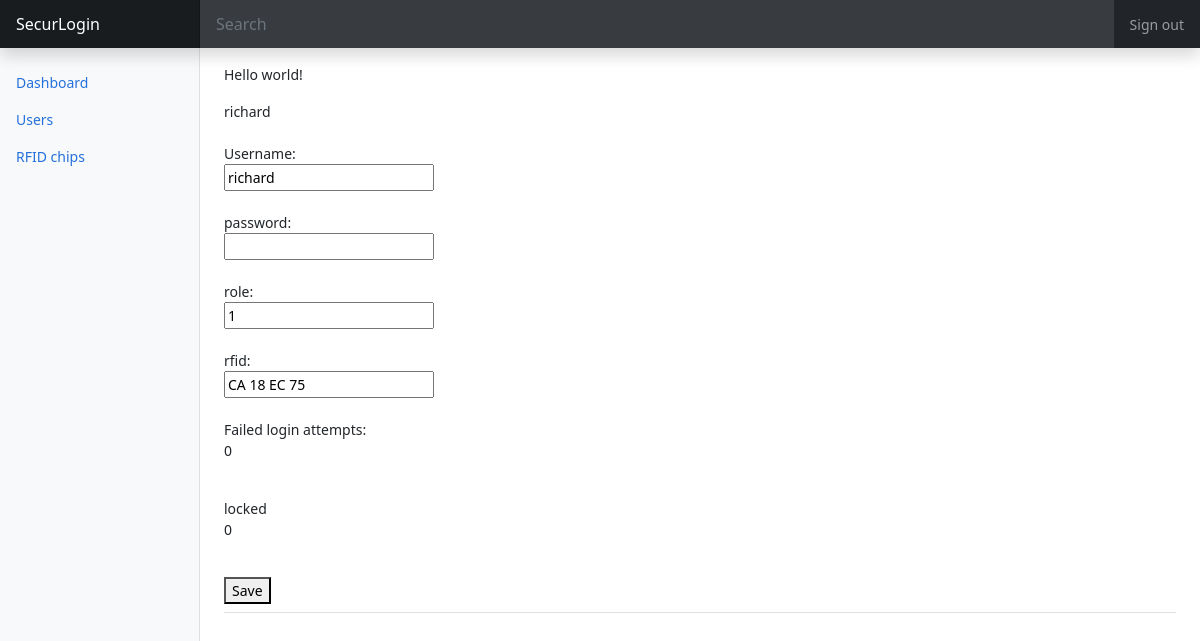
Page /user_edit/2 (signed in) on the earlier database version.
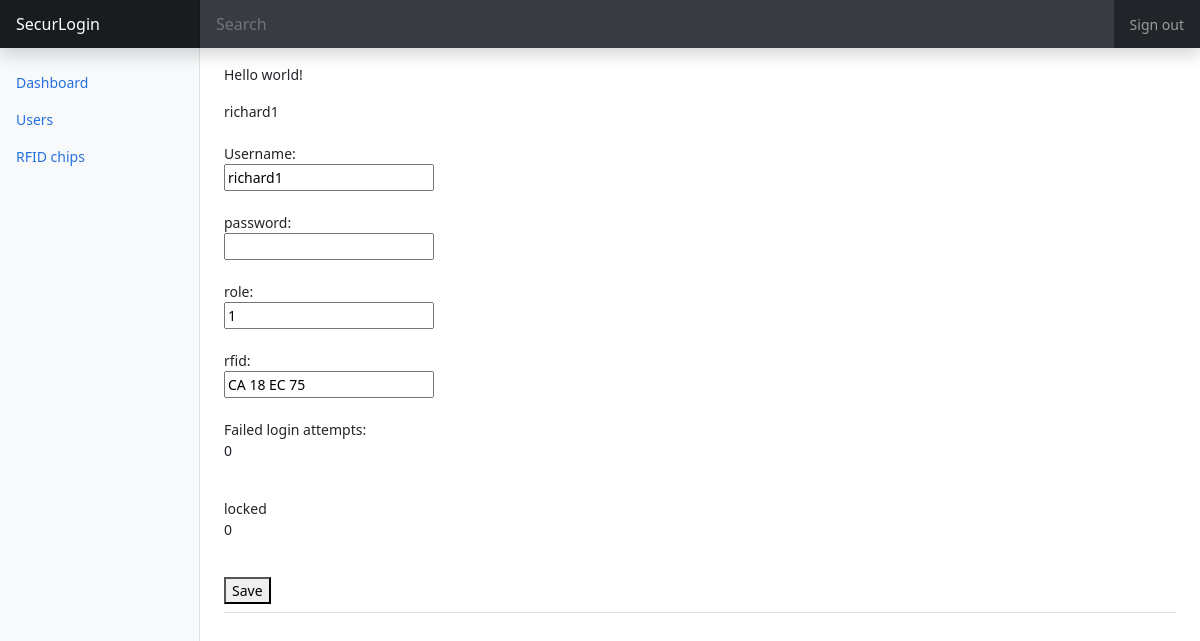
Same page on the later database version.
### tables this page shows
CREATE TABLE 'users' (
  'user_id' INTEGER PRIMARY KEY,
  'role' VARCHAR(50) NULL,
  'user_name' VARCHAR(50) NULL,
  'salt' VARCHAR(255) NULL,
  'password' VARCHAR(255) NULL,
  'RFID' VARCHAR(15) NULL,
  'Failed_Login_Attempts' INT NULL,
  'locked' BOOL NULL
  );

### app.py (the view, shortened to what this page needs)
@app.route('/user_edit/<id>', methods=['GET', 'POST'])
def user_edit(id):
    role = session.get('LoggedIn',0)
    if(role == 2):
        conn = sqlite3.connect('test.db')
        conn = sqlite3.connect('test.db')
        cursor = conn.execute('''SELECT * FROM `users` WHERE user_id = '%s' ''' % id)
        user = cursor.fetchone()
        msg = None
        return render_template('user_edit.html', title='user edit Dashboard', user = user, msg=msg)
    elif(role == 1):
        return redirect('user')
    else:
        return redirect('/')

### templates/user_edit.html (shortened to what this page needs)
{% extends 'adminbase.html' %}
{% block content %}
<form action="/{{ 'user_edit/' + user[0]|string }}" method="post">
	<p>Hello world!</p>{{ user[2] }}<br><br>
	<label>Username: </label><br>
	<input type="text" name="username" value="{{ user[2] }}"><br><br>
	<label>password:</label><br>
	<input type="password" name="password"><br><br>
	<label>role: </label><br>
	<input type="text" name="role" value="{{ user[1] }}"><br><br>
	<label>rfid:</label><br>
	<input type="text" name="rfid" value="{{ user[5] }}"><br><br>
	<label>Failed login attempts:</label><br>
	<p>{{ user[6] }}</p><br>
	<label>locked</label><br>
	<p>{{ user[7] }}</p>
	<br>
	<button type="submit">Save</button>
</form>
{% endblock content %}

Differences in the rows shown:
changed users "CA 18 EC 75": user_name "richard" → "richard1"; username "richard" → "richard1"
